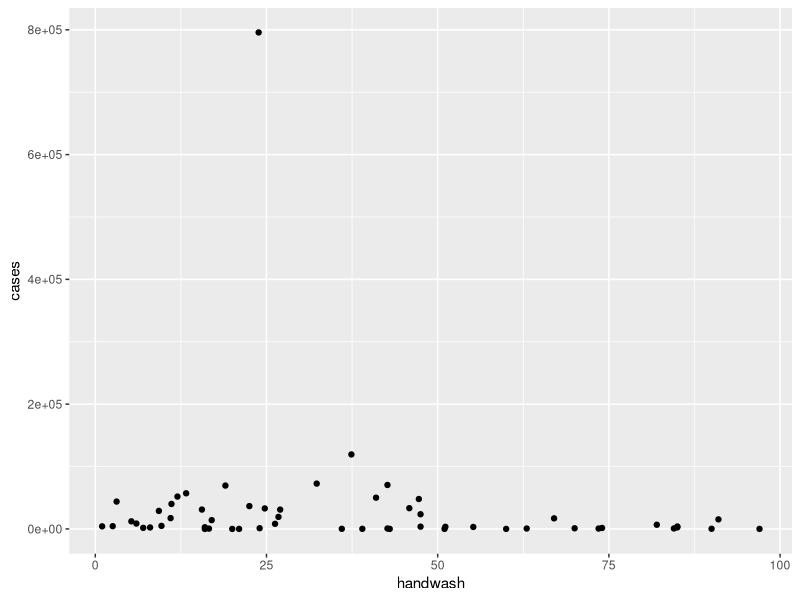

The R source for this figure:
library(tidyverse)
library(viridis)

cases <- read.csv("../data/choleracases.csv")
handwash <- read.csv("../data/handwash.csv") 

fix_data <- function(data) {
  data <-
    gather(
      data %>% slice_tail(n = -2),
      key = Year,
      value = name,
      -X
    ) %>%
    filter(!str_detect(Year, "\\.")) %>%
    mutate(Year = as.integer(str_sub(Year, 2))) %>%
    mutate(name = as.integer(name)) %>%
    rename(Country = X)
}

cases <- cases %>% rename(cases = Number.of.reported.cases.of.cholera)

handwash <- fix_data(handwash)

cases_handwashing_data <- left_join(cases, handwash, by = c("Country" = "Country", "Year" = "Year")) %>% 
  drop_na()

cases_handwashing <- function(start, end) {
  cases_handwashing_data %>% 
    filter(start <= Year & Year < end) %>%
    group_by(Country) %>% 
    summarize(cases = sum(cases, na.rm = TRUE),
              handwash = mean(name, na.rm = TRUE)) %>%
  return()
}

ggplot(data = cases_handwashing(1000, 2020), aes(x = handwash, y = cases)) +
  geom_point()
  title = "Number of Cholera Cases and Handwashing Percentages"
